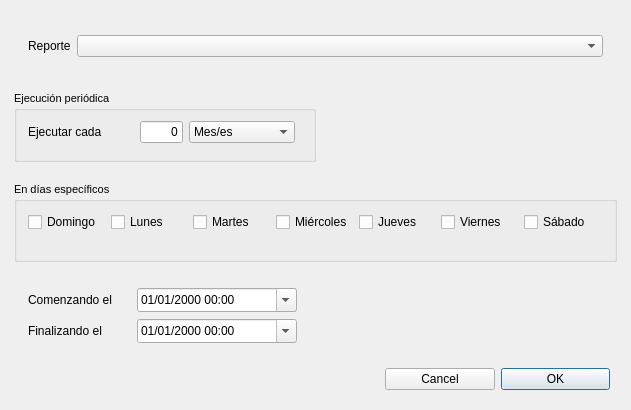
<?xml version="1.0" encoding="UTF-8"?>
<ui version="4.0">
 <class>dlgSchedule</class>
 <widget class="QDialog" name="dlgSchedule">
  <property name="geometry">
   <rect>
    <x>0</x>
    <y>0</y>
    <width>631</width>
    <height>410</height>
   </rect>
  </property>
  <property name="contextMenuPolicy">
   <enum>Qt::NoContextMenu</enum>
  </property>
  <property name="windowTitle">
   <string>Schedule</string>
  </property>
  <property name="modal">
   <bool>true</bool>
  </property>
  <widget class="QGroupBox" name="groupBox">
   <property name="geometry">
    <rect>
     <x>14</x>
     <y>182</y>
     <width>603</width>
     <height>80</height>
    </rect>
   </property>
   <property name="font">
    <font>
     <pointsize>8</pointsize>
    </font>
   </property>
   <property name="title">
    <string>En días específicos</string>
   </property>
  </widget>
  <widget class="QGroupBox" name="groupBox_2">
   <property name="geometry">
    <rect>
     <x>14</x>
     <y>91</y>
     <width>302</width>
     <height>71</height>
    </rect>
   </property>
   <property name="font">
    <font>
     <pointsize>8</pointsize>
    </font>
   </property>
   <property name="title">
    <string>Ejecución periódica</string>
   </property>
   <widget class="QWidget" name="layoutWidget">
    <property name="geometry">
     <rect>
      <x>14</x>
      <y>28</y>
      <width>267</width>
      <height>26</height>
     </rect>
    </property>
    <layout class="QGridLayout" name="gridLayout">
     <item row="0" column="0">
      <widget class="QLabel" name="label_2">
       <property name="font">
        <font>
         <pointsize>9</pointsize>
        </font>
       </property>
       <property name="text">
        <string>Ejecutar cada</string>
       </property>
      </widget>
     </item>
     <item row="0" column="1">
      <widget class="QLineEdit" name="lineEdit">
       <property name="maximumSize">
        <size>
         <width>43</width>
         <height>16777215</height>
        </size>
       </property>
       <property name="font">
        <font>
         <pointsize>9</pointsize>
        </font>
       </property>
       <property name="text">
        <string>0</string>
       </property>
       <property name="alignment">
        <set>Qt::AlignRight|Qt::AlignTrailing|Qt::AlignVCenter</set>
       </property>
      </widget>
     </item>
     <item row="0" column="2">
      <widget class="QComboBox" name="cboTimeUnit">
       <property name="font">
        <font>
         <pointsize>9</pointsize>
        </font>
       </property>
       <property name="currentText">
        <string>Mes/es</string>
       </property>
       <item>
        <property name="text">
         <string>Mes/es</string>
        </property>
       </item>
       <item>
        <property name="text">
         <string>Semana/s</string>
        </property>
       </item>
       <item>
        <property name="text">
         <string>Día/s</string>
        </property>
       </item>
       <item>
        <property name="text">
         <string>Hora/s</string>
        </property>
       </item>
       <item>
        <property name="text">
         <string>Minuto/s</string>
        </property>
       </item>
      </widget>
     </item>
    </layout>
   </widget>
  </widget>
  <widget class="QWidget" name="layoutWidget">
   <property name="geometry">
    <rect>
     <x>28</x>
     <y>287</y>
     <width>269</width>
     <height>57</height>
    </rect>
   </property>
   <layout class="QGridLayout" name="gridLayout_3">
    <item row="0" column="0">
     <widget class="QLabel" name="label_4">
      <property name="font">
       <font>
        <pointsize>9</pointsize>
       </font>
      </property>
      <property name="text">
       <string>Comenzando el</string>
      </property>
     </widget>
    </item>
    <item row="0" column="1">
     <widget class="QDateTimeEdit" name="dateTimeBegin">
      <property name="minimumSize">
       <size>
        <width>160</width>
        <height>24</height>
       </size>
      </property>
      <property name="font">
       <font>
        <pointsize>9</pointsize>
       </font>
      </property>
      <property name="maximumTime">
       <time>
        <hour>22</hour>
        <minute>59</minute>
        <second>59</second>
       </time>
      </property>
      <property name="displayFormat">
       <string>dd/MM/yyyy hh:mm</string>
      </property>
      <property name="calendarPopup">
       <bool>true</bool>
      </property>
     </widget>
    </item>
    <item row="1" column="0">
     <widget class="QLabel" name="label_5">
      <property name="font">
       <font>
        <pointsize>9</pointsize>
       </font>
      </property>
      <property name="text">
       <string>Finalizando el</string>
      </property>
     </widget>
    </item>
    <item row="1" column="1">
     <widget class="QDateTimeEdit" name="dateTimeEdit">
      <property name="minimumSize">
       <size>
        <width>160</width>
        <height>24</height>
       </size>
      </property>
      <property name="font">
       <font>
        <pointsize>9</pointsize>
       </font>
      </property>
      <property name="displayFormat">
       <string>dd/MM/yyyy hh:mm</string>
      </property>
      <property name="calendarPopup">
       <bool>true</bool>
      </property>
     </widget>
    </item>
   </layout>
  </widget>
  <widget class="QWidget" name="layoutWidget">
   <property name="geometry">
    <rect>
     <x>28</x>
     <y>210</y>
     <width>572</width>
     <height>24</height>
    </rect>
   </property>
   <layout class="QGridLayout" name="gridLayout_2">
    <item row="0" column="0">
     <widget class="QCheckBox" name="chkD">
      <property name="font">
       <font>
        <pointsize>9</pointsize>
       </font>
      </property>
      <property name="text">
       <string>Domingo</string>
      </property>
     </widget>
    </item>
    <item row="0" column="1">
     <widget class="QCheckBox" name="chkL">
      <property name="font">
       <font>
        <pointsize>9</pointsize>
       </font>
      </property>
      <property name="text">
       <string>Lunes</string>
      </property>
     </widget>
    </item>
    <item row="0" column="2">
     <widget class="QCheckBox" name="chkM">
      <property name="font">
       <font>
        <pointsize>9</pointsize>
       </font>
      </property>
      <property name="text">
       <string>Martes</string>
      </property>
     </widget>
    </item>
    <item row="0" column="3">
     <widget class="QCheckBox" name="chkW">
      <property name="font">
       <font>
        <pointsize>9</pointsize>
       </font>
      </property>
      <property name="text">
       <string>Miércoles</string>
      </property>
     </widget>
    </item>
    <item row="0" column="4">
     <widget class="QCheckBox" name="chkJ">
      <property name="font">
       <font>
        <pointsize>9</pointsize>
       </font>
      </property>
      <property name="text">
       <string>Jueves</string>
      </property>
     </widget>
    </item>
    <item row="0" column="5">
     <widget class="QCheckBox" name="chkV">
      <property name="font">
       <font>
        <pointsize>9</pointsize>
       </font>
      </property>
      <property name="text">
       <string>Viernes</string>
      </property>
     </widget>
    </item>
    <item row="0" column="6">
     <widget class="QCheckBox" name="chkS">
      <property name="font">
       <font>
        <pointsize>9</pointsize>
       </font>
      </property>
      <property name="text">
       <string>Sábado</string>
      </property>
     </widget>
    </item>
   </layout>
  </widget>
  <widget class="QWidget" name="layoutWidget">
   <property name="geometry">
    <rect>
     <x>28</x>
     <y>35</y>
     <width>575</width>
     <height>26</height>
    </rect>
   </property>
   <layout class="QFormLayout" name="formLayout">
    <item row="0" column="0">
     <widget class="QLabel" name="label">
      <property name="font">
       <font>
        <pointsize>9</pointsize>
       </font>
      </property>
      <property name="text">
       <string>Reporte</string>
      </property>
     </widget>
    </item>
    <item row="0" column="1">
     <widget class="QComboBox" name="cboReporte">
      <property name="font">
       <font>
        <pointsize>9</pointsize>
       </font>
      </property>
     </widget>
    </item>
   </layout>
  </widget>
  <widget class="QWidget" name="layoutWidget">
   <property name="geometry">
    <rect>
     <x>385</x>
     <y>364</y>
     <width>225</width>
     <height>30</height>
    </rect>
   </property>
   <layout class="QGridLayout" name="gridLayout_4">
    <item row="0" column="0">
     <widget class="QPushButton" name="pushButton">
      <property name="font">
       <font>
        <pointsize>9</pointsize>
       </font>
      </property>
      <property name="focusPolicy">
       <enum>Qt::NoFocus</enum>
      </property>
      <property name="text">
       <string>Cancel</string>
      </property>
     </widget>
    </item>
    <item row="0" column="1">
     <widget class="QPushButton" name="btnOK">
      <property name="font">
       <font>
        <pointsize>9</pointsize>
       </font>
      </property>
      <property name="text">
       <string>OK</string>
      </property>
     </widget>
    </item>
   </layout>
  </widget>
  <zorder>layoutWidget</zorder>
  <zorder>layoutWidget</zorder>
  <zorder>groupBox_2</zorder>
  <zorder>groupBox</zorder>
  <zorder>layoutWidget</zorder>
  <zorder>layoutWidget</zorder>
 </widget>
 <resources/>
 <connections/>
</ui>
